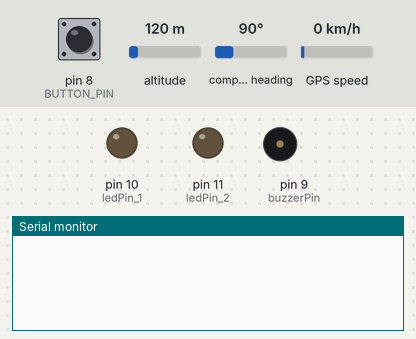
Bench run of a sketch on a simulated Arduino Uno, built with avr-gcc and run on an emulated ATmega328P. Shown: output pins drawn as LEDs (lit = HIGH), buzzer (waves = sounding, pin HIGH), the last lines printed to the serial monitor. The inputs (shaded band) are chosen by the test bench; at power-on: pin 8 (BUTTON_PIN) LOW, altitude 120 m, compass heading 90°, GPS speed 0 km/h. The GPS gets a fix after 3 s at 37.7749, -122.4194 with 8 satellites; the modem accepts every AT command (registered, SIM ready, sends succeed) and sends nothing else.

Above: at 3.2 s.
3.3 s: pin 8 (BUTTON_PIN) pulled HIGH for 0.15 s
At 3.7 s:
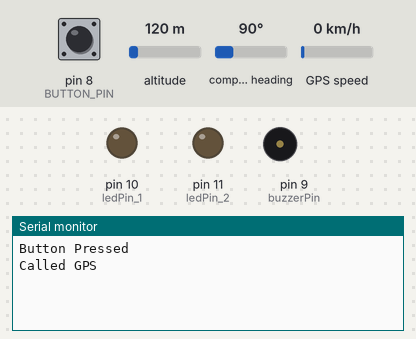
At 8.8 s:
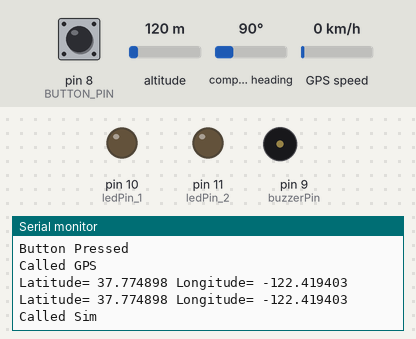

Measured:
- after the input at 3.3 s, the serial monitor: prints a new line at once (image 1)

The sketch:

final_v3.ino
```cpp
#include <SoftwareSerial.h>
#include <TinyGPS++.h>
SoftwareSerial gpsSerial(4,5);// Tx, Rx for GPS module
SoftwareSerial sim800l(7, 6); // Tx, Rx for SIM800L module
#define BUTTON_PIN 8 // Pin where the button is connected
const int trigPin = 3;
const int echoPin = 2;
const int buzzerPin = 9;
// Define the pin connected to the LED
const int ledPin_1 = 10;
const int ledPin_2 = 11;
boolean buttonPressed = false;

TinyGPSPlus gps;

void setup() {
  pinMode(trigPin, OUTPUT);
  pinMode(echoPin, INPUT);
  pinMode(buzzerPin, OUTPUT);
  // Set the LED pin as an output
  pinMode(ledPin_1, OUTPUT);
  pinMode(ledPin_2, OUTPUT);

  Serial.begin(9600);
  gpsSerial.begin(9600);
  sim800l.begin(9600);


  // Initialize the SIM800L module
  sim800l.println("AT");
  delay(1000);
  sim800l.println("AT+CMGF=1"); // Set SMS mode to text
  delay(1000);

}

void loop() {

  if (digitalRead(BUTTON_PIN) == HIGH && !buttonPressed) {
    Serial.println("Button Pressed");
    // Read GPS data
    buttonPressed = true;
    String data = "";
    gpsSerial.listen();
    Serial.println("Called GPS");
    delay(5000);
    while (gpsSerial.available())
    {
      gps.encode(gpsSerial.read());
      if (gps.location.isUpdated())
      {
        Serial.print("Latitude= ");
        Serial.print(gps.location.lat(), 6);
        Serial.print(" Longitude= ");
        Serial.println(gps.location.lng(), 6);
      }
    }

    String gpsData = "Current Location - Latitude: " + String(gps.location.lat(), 6) + ", Longitude: " + String(gps.location.lng(), 6);
      // Send SMS with GPS data
    sim800l.listen();

    Serial.println("Called Sim");
    delay(1000);
    //sendSMS(gpsData);
    delay(660000); // Delay for 1 minute before sending the next SMS
    digitalWrite(ledPin_1, HIGH);
    delay(500);
    digitalWrite(ledPin_1, LOW);
    digitalWrite(ledPin_2, HIGH);
    delay(500);
    digitalWrite(ledPin_2, LOW);
    }

  //   // Ultrasonic Sensor
  // long duration, distance;

  // // Trigger ultrasonic sensor
  // digitalWrite(trigPin, LOW);
  // delayMicroseconds(2);
  // digitalWrite(trigPin, HIGH);
  // delayMicroseconds(10);
  // digitalWrite(trigPin, LOW);

  // // Read the echo pulse duration
  // duration = pulseIn(echoPin, HIGH);

  // // Calculate distance in centimeters
  // distance = duration * 0.034 / 2;

  // // Print the distance on the serial monitor
  // Serial.print("Distance: ");
  // Serial.print(distance);
  // Serial.println(" cm");
  // // Check if an object is in front (adjust the distance threshold as needed)
  // if (distance < 30) {
  //   // Beep the buzzer
  //   digitalWrite(buzzerPin, HIGH);
  //   delay(500); // Beep for 500 milliseconds
  //   digitalWrite(buzzerPin, LOW);
  // }

  // delay(50); // Wait for 1 second before the next measurement


}

void sendSMS(String message) {
// Replace 'PHONE_NUMBER' with the destination phone number
  sim800l.print("AT+CMGS=\"447888196873\"\r");
  delay(1000);
  sim800l.print(message);
  delay(1000);
  sim800l.write(26); // ASCII code for Ctrl+Z
  delay(1000);
}
```
